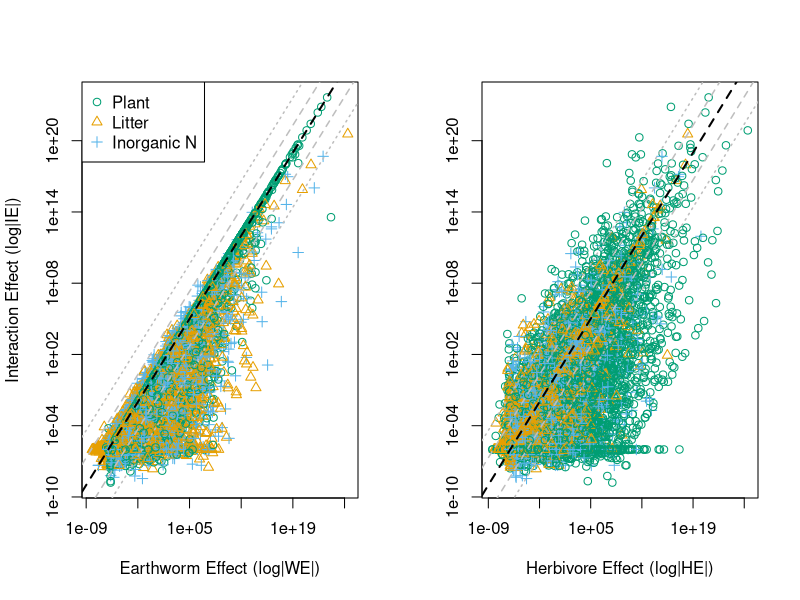

Source code (R): (Note: a time limit stopped this script after it produced the figure.)
# Analysis of simple DC model

params = c(Vpn = 1,
           tp = 1,
           th = 1,
           Vhp = 1,
           IN = 1,
           q = 0.5,
           k = 1,
           Vwl = 1,
           tw = 1,
           tp = 1,
           l = 0.5,
           eh = 0.8,
           ew = 0.5)


test <-function(parms){
  with(as.list(c(parms)),{
    
    out = data.frame(
      nvec = c("P", "N", "L", "H", "W"),
      m1 = c((IN*(k + l)*Vpn)/(tp*(k*q + l*q + l*Vpn)),(IN*(k + l))/(k*q + l*q + l*Vpn),(IN*Vpn)/(k*q + l*q + l*Vpn),0,0),
      m2 = c((IN*Vpn*(k + l + Vwl - ew*Vwl))/(tp*(k*q + l*q + l*Vpn + q*Vwl - ew*q*Vwl)),
                            (IN*(k + l + Vwl - ew*Vwl))/(k*q + l*q + l*Vpn + q*Vwl - ew*q*Vwl),(IN*Vpn)/(k*q + l*q + l*Vpn + q*Vwl - ew*q*Vwl),
                            0,
                            (ew*IN*Vpn*Vwl)/(tw*(k*q + l*q + l*Vpn + q*Vwl - ew*q*Vwl))),
                     
                     m3 = c((IN*(k + l)*Vpn)/(k*q*tp + l*q*tp + k*q*Vhp + l*q*Vhp + l*tp*Vpn + eh*l*Vhp*Vpn),
                            (IN*(k + l)*(tp + Vhp))/(k*q*tp + l*q*tp + k*q*Vhp + l*q*Vhp + l*tp*Vpn + eh*l*Vhp*Vpn),
                            (IN*(tp*Vpn + eh*Vhp*Vpn))/(k*q*tp + l*q*tp + k*q*Vhp + l*q*Vhp + l*tp*Vpn + eh*l*Vhp*Vpn),
                            (eh*IN*(k + l)*Vhp*Vpn)/(th*(k*q*tp + l*q*tp + k*q*Vhp + l*q*Vhp + l*tp*Vpn + eh*l*Vhp*Vpn)),0),
                     
                     m4 = c((IN*Vpn*(k + l + Vwl - ew*Vwl))/
                              (k*q*tp + l*q*tp + k*q*Vhp + l*q*Vhp + l*tp*Vpn + eh*l*Vhp*Vpn + q*tp*Vwl - ew*q*tp*Vwl + q*Vhp*Vwl - ew*q*Vhp*Vwl),
                            (IN*(tp + Vhp)*(k + l + Vwl - ew*Vwl))/
                              (k*q*tp + l*q*tp + k*q*Vhp + l*q*Vhp + l*tp*Vpn + eh*l*Vhp*Vpn + q*tp*Vwl - ew*q*tp*Vwl + q*Vhp*Vwl - ew*q*Vhp*Vwl),
                            (IN*(tp + eh*Vhp)*Vpn)/(k*q*tp + l*q*tp + k*q*Vhp + l*q*Vhp + l*tp*Vpn + eh*l*Vhp*Vpn + q*tp*Vwl - ew*q*tp*Vwl + q*Vhp*Vwl - ew*q*Vhp*Vwl),
                            (eh*IN*Vhp*Vpn*(k + l + Vwl - ew*Vwl))/
                              (th*(k*q*tp + l*q*tp + k*q*Vhp + l*q*Vhp + l*tp*Vpn + eh*l*Vhp*Vpn + q*tp*Vwl - ew*q*tp*Vwl + q*Vhp*Vwl - ew*q*Vhp*Vwl)),
                            (ew*IN*(tp + eh*Vhp)*Vpn*Vwl)/
                              (tw*(k*q*tp + l*q*tp + k*q*Vhp + l*q*Vhp + l*tp*Vpn + eh*l*Vhp*Vpn + q*tp*Vwl - ew*q*tp*Vwl + q*Vhp*Vwl - ew*q*Vhp*Vwl)))
      )
    
    return(out)
    
  })
  
}


outlist <- vector(mode = "list", length = 10000)
paramlist <- vector(mode = "list", length = 10000)


for(i in 1:10000){
  
  params = c(Vpn = rlnorm(1,meanlog = 1, sdlog = 10),
             tp = rlnorm(1,meanlog = 1, sdlog = 10),
             th = rlnorm(1,meanlog = 1, sdlog = 10),
             Vhp = rlnorm(1,meanlog = 1, sdlog = 10),
             IN = rlnorm(1,meanlog = 1, sdlog = 10),
             q = rlnorm(1,meanlog = 1, sdlog = 10),
             k = rlnorm(1,meanlog = 1, sdlog = 10),
             Vwl = rlnorm(1,meanlog = 1, sdlog = 10),
             tw = rlnorm(1,meanlog = 1, sdlog = 10),
             tp = rlnorm(1,meanlog = 1, sdlog = 10),
             l = rlnorm(1,meanlog = 1, sdlog = 10),
             eh = runif(1, 0.01, 1),
             ew = runif(1, 0.01, 1))
  
  paramlist[[i]] = c(params, N = i)
  
  outlist[[i]] = cbind(test(params), N = i)
  
  
}

outlist2 = do.call("rbind", outlist)

outlist2 = outlist2[!(outlist2$nvec %in% c("H", "W")),]

outlist2[,"WE"] = (outlist2$m2 - outlist2$m1)#/outlist2$m1
outlist2[,"HE"] = (outlist2$m3 - outlist2$m1)#/outlist2$m1
outlist2[,"IE"] = (outlist2$m4 - outlist2$m3 - outlist2$m2 + outlist2$m1)#/outlist2$m1

outlist2[,"ncol"] = ifelse(outlist2$nvec == "P", "#009E73",
                           ifelse(outlist2$nvec == "L", "#E69F00",
                                  ifelse(outlist2$nvec == "N", "#56B4E9",
                                  "black")))

outlist2[,"npch"] = ifelse(outlist2$nvec == "P", 1,
                           ifelse(outlist2$nvec == "L", 2,
                                  ifelse(outlist2$nvec == "N", 3,
                                         4)))
png("Plots/DCmodel.png", width = 8, height = 5, units = "in", res = 600)
par(mfrow=c(1,2))
plot((abs(IE+1e-6))~(abs(WE+1e-6)), data = outlist2, log = 'xy', col = ncol, pch = npch,
     xlab= "Earthworm Effect (log|WE|)", ylab = "Interaction Effect (log|IE|)")
abline(a = 0, b = 1, lty = 2, lwd = 2)
abline(a = -log(10), b = 1, lty = 2, lwd = 1.5, col = "grey")
abline(a = log(10), b = 1, lty = 2, lwd = 1.5, col = "grey")
abline(a = -log(100), b = 1, lty = 3, lwd = 1.5, col = "grey")
abline(a = log(100), b = 1, lty = 3, lwd = 1.5, col = "grey")
legend("topleft", legend = c("Plant", "Litter", "Inorganic N"),
       col = c("#009E73","#E69F00","#56B4E9"), pch = 1:3)
plot((abs(IE+1e-6))~(abs(HE+1e-6)), data = outlist2, log = 'xy', col = ncol, pch = npch,
     xlab= "Herbivore Effect (log|HE|)", ylab = "")
abline(a = 0, b = 1, lty = 2, lwd = 2)
abline(a = -log(10), b = 1, lty = 2, lwd = 1.5, col = "grey")
abline(a = log(10), b = 1, lty = 2, lwd = 1.5, col = "grey")
abline(a = -log(100), b = 1, lty = 3, lwd = 1.5, col = "grey")
abline(a = log(100), b = 1, lty = 3, lwd = 1.5, col = "grey")
dev.off()

# Analysis of simple LV model

test2 <- function(Ni){
  k = 1 
  
  while(k == 1){
    
    params = c(Vpn = rlnorm(1,meanlog = 1, sdlog = 10),
               tp = rlnorm(1,meanlog = 1, sdlog = 10),
               th = rlnorm(1,meanlog = 1, sdlog = 10),
               Vhp = rlnorm(1,meanlog = 1, sdlog = 10),
               IN = rlnorm(1,meanlog = 1, sdlog = 10),
               q = rlnorm(1,meanlog = 1, sdlog = 10),
               k = rlnorm(1,meanlog = 1, sdlog = 10),
               Vwl = rlnorm(1,meanlog = 1, sdlog = 10),
               tw = rlnorm(1,meanlog = 1, sdlog = 10),
               tp = rlnorm(1,meanlog = 1, sdlog = 10),
               l = rlnorm(1,meanlog = 1, sdlog = 10),
               eh = runif(1, 0.01, 1),
               ew = runif(1, 0.01, 1))
    
    # Model 1 
    m1 = with(as.list(c(params)),{
      
      cbind(c((-(k*q*tp) - l*q*tp - sqrt(k + l)*sqrt(tp)*sqrt(k*(q^2)*tp + l*(q^2)*tp + 4*IN*l*(Vpn^2)))/(2.*l*tp*Vpn),
              (-((q*tp)/Vpn) - (k*q*tp)/(l*Vpn) - (sqrt(k + l)*sqrt(tp)*sqrt(k*(q^2)*tp + l*(q^2)*tp + 4*IN*l*(Vpn^2)))/(l*Vpn))/(2.*Vpn),
              (((q^2)*tp)/Vpn + (k*(q^2)*tp)/(l*Vpn) + 2*IN*Vpn + 
                 (sqrt(k + l)*q*sqrt(tp)*sqrt(k*(q^2)*tp + l*(q^2)*tp + 4*IN*l*(Vpn^2)))/(l*Vpn))/(2.*l*Vpn)),
            c((-(k*q*tp) - l*q*tp + sqrt(k + l)*sqrt(tp)*sqrt(k*(q^2)*tp + l*(q^2)*tp + 4*IN*l*(Vpn^2)))/(2.*l*tp*Vpn),
              (-((q*tp)/Vpn) - (k*q*tp)/(l*Vpn) + (sqrt(k + l)*sqrt(tp)*sqrt(k*(q^2)*tp + l*(q^2)*tp + 4*IN*l*(Vpn^2)))/(l*Vpn))/(2.*Vpn),
              (((q^2)*tp)/Vpn + (k*(q^2)*tp)/(l*Vpn) + 2*IN*Vpn - 
                 (sqrt(k + l)*q*sqrt(tp)*sqrt(k*(q^2)*tp + l*(q^2)*tp + 4*IN*l*(Vpn^2)))/(l*Vpn))/(2.*l*Vpn)))
      
    }
    )
    
    if(any(apply(m1 >= 0,2,all))){
      m1 = c(m1[,apply(m1 >= 0,2,all)],0,0)
    }else{
      m1 = c(0,0,0,0,0)
    }
    
    
    P = m1[1]
    Iorg = m1[2]
    L = m1[3]
    H = m1[4]
    W = m1[5]
    m1[6] = with(as.list(c(params)),{
      max(Re(eigen(cbind(c(-2*P*tp + Iorg*Vpn,P*Vpn,0),c(-(Iorg*Vpn),-q - P*Vpn,k),c(2*P*tp,0,-k - l)))$values))
    } 
    )
    
    # Model 2
    
    m2 = with(as.list(c(params)),{
      c(
        (Vpn*(-(l*tw) + ew*IN*Vwl))/(ew*q*tp*Vwl),
        
        (-(l*tw) + ew*IN*Vwl)/(ew*q*Vwl),
        
        tw/(ew*Vwl),
        
        0,
        
        (-((l^2)*(tw^2)*(Vpn^2)) + ew*k*(q^2)*tp*tw*Vwl + ew*l*(q^2)*tp*tw*Vwl + 2*ew*IN*l*tw*(Vpn^2)*Vwl - (ew^2)*(IN^2)*(Vpn^2)*(Vwl^2))/((-1 + ew)*ew*(q^2)*tp*tw*(Vwl^2)))
    })
    
    P = m2[1]
    Iorg = m2[2]
    L = m2[3]
    H = m2[4]
    W = m2[5]
    
    m2[6] = with(as.list(c(params)),{
      max(Re(eigen(rbind(c(-2*P*tp + Iorg*Vpn,P*Vpn,0,0),c(-(Iorg*Vpn),-q - P*Vpn,k + (1 - ew)*Vwl*W,(1 - ew)*L*Vwl),c(2*P*tp,0,-k - l - Vwl*W,tw - L*Vwl),
                         c(0,0,ew*Vwl*W,-tw + ew*L*Vwl)))$values))
    } 
    )
    
    # Model 3
    
    m3 = with(as.list(c(params)),{
      
      c(
        th/(eh*Vhp),
        
        (-(l*(th^2)*tp) + eh*l*(th^2)*tp + (eh^2)*IN*k*(Vhp^2) + (eh^2)*IN*l*(Vhp^2))/((eh^2)*Vhp*(k*q*Vhp + l*q*Vhp + l*th*Vpn)),
        
        -((th*(-(q*th*tp) + eh*q*th*tp - (eh^2)*IN*Vhp*Vpn))/((eh^2)*Vhp*(k*q*Vhp + l*q*Vhp + l*th*Vpn))),
        
        (-(eh*k*q*th*tp*Vhp) - eh*l*q*th*tp*Vhp - l*(th^2)*tp*Vpn + (eh^2)*IN*k*(Vhp^2)*Vpn + (eh^2)*IN*l*(Vhp^2)*Vpn)/((eh^2)*(Vhp^2)*(k*q*Vhp + l*q*Vhp + l*th*Vpn)),
        
        0
        
      )
    })
    
    P = m3[1]
    Iorg = m3[2]
    L = m3[3]
    H = m3[4]
    W = m3[5]
    
    m3[6] = with(as.list(c(params)),{
      max(Re(eigen(rbind(c(-2*P*tp - H*Vhp + Iorg*Vpn,P*Vpn,0,-(P*Vhp)),c((1 - eh)*H*Vhp - Iorg*Vpn,-q - P*Vpn,k,(1 - eh)*P*Vhp),c(2*P*tp,0,-k - l,th),
                         c(eh*H*Vhp,0,0,-th + eh*P*Vhp)))$values))
    } 
    )
    
    # Model 4
    
    m4 = with(as.list(c(params)),{
      
      c(
        th/(eh*Vhp),
        
        (-(l*tw) + ew*IN*Vwl)/(ew*q*Vwl),
        
        tw/(ew*Vwl),
        
        (-(eh*l*tw*Vhp*Vpn) - ew*q*th*tp*Vwl + eh*ew*IN*Vhp*Vpn*Vwl)/(eh*ew*q*(Vhp^2)*Vwl),
        
        ((eh^2)*k*q*tw*(Vhp^2) + (eh^2)*l*q*tw*(Vhp^2) + (eh^2)*l*th*tw*Vhp*Vpn - ew*q*(th^2)*tp*Vwl + eh*ew*q*(th^2)*tp*Vwl - (eh^2)*ew*IN*th*Vhp*Vpn*Vwl)/((eh^2)*(-1 + ew)*q*tw*(Vhp^2)*Vwl))
    })
    
    P = m4[1]
    Iorg = m4[2]
    L = m4[3]
    H = m4[4]
    W = m4[5]
    
    m4[6] = with(as.list(c(params)),{
      max(Re(eigen(rbind(c(-2*P*tp - H*Vhp + Iorg*Vpn,P*Vpn,0,-(P*Vhp),0),c((1 - eh)*H*Vhp - Iorg*Vpn,-q - P*Vpn,k + (1 - ew)*Vwl*W,(1 - eh)*P*Vhp,(1 - ew)*L*Vwl),c(2*P*tp,0,-k - l - Vwl*W,th,tw - L*Vwl),c(eh*H*Vhp,0,0,-th + eh*P*Vhp,0),c(0,0,ew*Vwl*W,0,-tw + ew*L*Vwl)))$values))
    } 
    )
    
    if(all(c(m1[c(1,2,3,6)]*c(1,1,1,-1) > 0,m2[c(1,2,3,5,6)]*c(1,1,1,1,-1) > 0,m3[c(1,2,3,4,6)]*c(1,1,1,1,-1) > 0,m4*c(1,1,1,1,1,-1) > 0))) k = 2
    
  }
  
  output = data.frame(nvec =c("P","N","L","H","W","rmax"),
                       m1 = m1,
                       m2 = m2,
                       m3 = m3,
                       m4 = m4,
                       N = Ni)
  
  return(list(output, c(params, N = Ni)))
}

out2 = lapply(seq(1,10000,1), FUN = test2)

out3 = vector(mode = "list", length = 10000)

for(j in 1:10000){
  out3[[j]] = out2[[j]][[1]]
}

out4 = do.call("rbind", out3)

out4 = out4[!(out4$nvec %in% c("H", "W", "rmax")),]

out4[,"WE"] = (out4$m2 - out4$m1)
out4[,"HE"] = (out4$m3 - out4$m1)
out4[,"IE"] = (out4$m4 - out4$m3 - out4$m2 + out4$m1)

out4[,"ncol"] = ifelse(out4$nvec == "P", "#009E73",
                           ifelse(out4$nvec == "L", "#E69F00",
                                  ifelse(out4$nvec == "N", "#56B4E9",
                                         "black")))

out4[,"npch"] = ifelse(out4$nvec == "P", 1,
                           ifelse(out4$nvec == "L", 2,
                                  ifelse(out4$nvec == "N", 3,
                                         4)))

png("Plots/LVmodel.png", width = 8, height = 5, units = "in", res = 600)
par(mfrow=c(1,2))
plot((abs(IE+1e-6))~(abs(WE+1e-6)), data = out4, log = 'xy', col = ncol, pch = npch,
     xlab= "Earthworm Effect (log|WE|)", ylab = "Interaction Effect (log|IE|)")
abline(a = 0, b = 1, lty = 2, lwd = 2)
abline(a = -log(10), b = 1, lty = 2, lwd = 1.5, col = "grey")
abline(a = log(10), b = 1, lty = 2, lwd = 1.5, col = "grey")
abline(a = -log(100), b = 1, lty = 3, lwd = 1.5, col = "grey")
abline(a = log(100), b = 1, lty = 3, lwd = 1.5, col = "grey")
legend("topleft", legend = c("Plant", "Litter", "Inorganic N"),
       col = c("#009E73","#E69F00","#56B4E9"), pch = 1:3)
plot((abs(IE+1e-6))~(abs(HE+1e-6)), data = out4, log = 'xy', col = ncol, pch = npch,
     xlab= "Herbivore Effect (log|HE|)", ylab = "")
abline(a = 0, b = 1, lty = 2, lwd = 2)
abline(a = -log(10), b = 1, lty = 2, lwd = 1.5, col = "grey")
abline(a = log(10), b = 1, lty = 2, lwd = 1.5, col = "grey")
abline(a = -log(100), b = 1, lty = 3, lwd = 1.5, col = "grey")
abline(a = log(100), b = 1, lty = 3, lwd = 1.5, col = "grey")
dev.off()

# Put out the combined plot

png("Plots/Bothmodel.png", width = 8, height = 8, units = "in", res = 600)
par(mfrow=c(2,2), mar = c(5,4,2,2))
plot((abs(IE+1e-6))~(abs(WE+1e-6)), data = out4, log = 'xy', col = ncol, pch = npch,
     xlab= "Detritivore Effect (log|DE|)", ylab = "Interaction Effect (log|IE|)")
abline(a = 0, b = 1, lty = 2, lwd = 2)
abline(a = -log(10), b = 1, lty = 2, lwd = 1.5, col = "grey")
abline(a = log(10), b = 1, lty = 2, lwd = 1.5, col = "grey")
abline(a = -log(100), b = 1, lty = 3, lwd = 1.5, col = "grey")
abline(a = log(100), b = 1, lty = 3, lwd = 1.5, col = "grey")
legend("top", legend = c("Plant", "Litter", "Inorganic N"),
       col = c("#009E73","#E69F00","#56B4E9"), pch = 1:3)
legend("topleft", legend = "A", bty = "n")

plot((abs(IE+1e-6))~(abs(HE+1e-6)), data = out4, log = 'xy', col = ncol, pch = npch,
     xlab= "Herbivore Effect (log|HE|)", ylab = "")
abline(a = 0, b = 1, lty = 2, lwd = 2)
abline(a = -log(10), b = 1, lty = 2, lwd = 1.5, col = "grey")
abline(a = log(10), b = 1, lty = 2, lwd = 1.5, col = "grey")
abline(a = -log(100), b = 1, lty = 3, lwd = 1.5, col = "grey")
abline(a = log(100), b = 1, lty = 3, lwd = 1.5, col = "grey")
legend("topleft", legend = "B", bty = "n")

plot((abs(IE+1e-6))~(abs(WE+1e-6)), data = outlist2, log = 'xy', col = ncol, pch = npch,
     xlab= "Detritivore Effect (log|DE|)", ylab = "Interaction Effect (log|IE|)")
abline(a = 0, b = 1, lty = 2, lwd = 2)
abline(a = -log(10), b = 1, lty = 2, lwd = 1.5, col = "grey")
abline(a = log(10), b = 1, lty = 2, lwd = 1.5, col = "grey")
abline(a = -log(100), b = 1, lty = 3, lwd = 1.5, col = "grey")
abline(a = log(100), b = 1, lty = 3, lwd = 1.5, col = "grey")
legend("topleft", legend = "C", bty = "n")

plot((abs(IE+1e-6))~(abs(HE+1e-6)), data = outlist2, log = 'xy', col = ncol, pch = npch,
     xlab= "Herbivore Effect (log|HE|)", ylab = "")
abline(a = 0, b = 1, lty = 2, lwd = 2)
abline(a = -log(10), b = 1, lty = 2, lwd = 1.5, col = "grey")
abline(a = log(10), b = 1, lty = 2, lwd = 1.5, col = "grey")
abline(a = -log(100), b = 1, lty = 3, lwd = 1.5, col = "grey")
abline(a = log(100), b = 1, lty = 3, lwd = 1.5, col = "grey")
legend("topleft", legend = "D", bty = "n")

dev.off()
